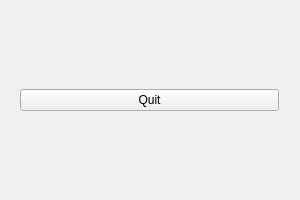
<?xml version="1.0" encoding="UTF-8"?>
<ui version="4.0">
 <class>MainWindow</class>
 <widget class="QMainWindow" name="MainWindow">
  <property name="geometry">
   <rect>
    <x>0</x>
    <y>0</y>
    <width>300</width>
    <height>200</height>
   </rect>
  </property>
  <property name="minimumSize">
   <size>
    <width>300</width>
    <height>200</height>
   </size>
  </property>
  <property name="maximumSize">
   <size>
    <width>300</width>
    <height>200</height>
   </size>
  </property>
  <property name="windowTitle">
   <string>MainWindow</string>
  </property>
  <widget class="QWidget" name="centralWidget">
   <widget class="QWidget" name="verticalLayoutWidget">
    <property name="geometry">
     <rect>
      <x>9</x>
      <y>9</y>
      <width>281</width>
      <height>181</height>
     </rect>
    </property>
    <layout class="QVBoxLayout" name="verticalLayout">
     <item>
      <spacer name="verticalSpacer_Top">
       <property name="orientation">
        <enum>Qt::Vertical</enum>
       </property>
       <property name="sizeHint" stdset="0">
        <size>
         <width>20</width>
         <height>40</height>
        </size>
       </property>
      </spacer>
     </item>
     <item>
      <widget class="QPushButton" name="pushButton_Quit">
       <property name="text">
        <string>Quit</string>
       </property>
      </widget>
     </item>
     <item>
      <spacer name="verticalSpacer_Bottom">
       <property name="orientation">
        <enum>Qt::Vertical</enum>
       </property>
       <property name="sizeHint" stdset="0">
        <size>
         <width>20</width>
         <height>40</height>
        </size>
       </property>
      </spacer>
     </item>
    </layout>
   </widget>
  </widget>
 </widget>
 <layoutdefault spacing="6" margin="11"/>
 <resources/>
 <connections>
  <connection>
   <sender>pushButton_Quit</sender>
   <signal>clicked()</signal>
   <receiver>MainWindow</receiver>
   <slot>close()</slot>
   <hints>
    <hint type="sourcelabel">
     <x>157</x>
     <y>151</y>
    </hint>
    <hint type="destinationlabel">
     <x>149</x>
     <y>99</y>
    </hint>
   </hints>
  </connection>
 </connections>
</ui>
